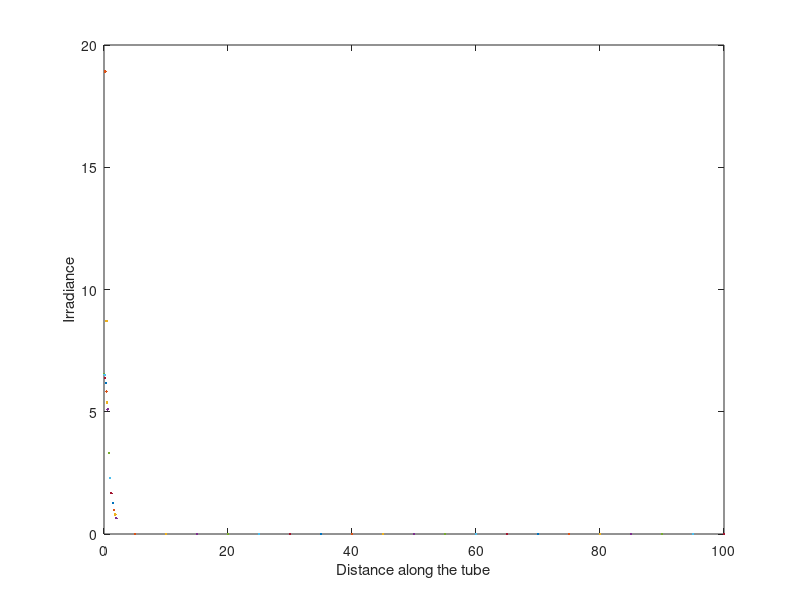

MATLAB code for this plot:
%%UV Irradiance
for x=0:5:100 %%distance from the lamp in cm
    l=39.8; %%length of the lamp segment in cm
    r=0.8; %% radius of the lamp in cm
    H=x/r;
    L=l/r;
    X=(1+H)^2+L^2;
    Y=(1-H)^2+L^2;
    M= sqrt((H-1)/(H+1));
    Q=(atan(L/(sqrt(H^2-1))))/L;
    W=atan(M);
    E=((X-(2*H))*atan(M*sqrt(X/Y)))/(sqrt(X*Y));
    F=(L/(pi*H))*(Q-W+E);
    Euv=6; %%UV power output of the lamp
    I=(Euv*F)/(2*pi*r*l)
    plot(x,I,'.');
    ylabel('Irradiance')
    xlabel('Distance')
    hold on
end

  %% Reflective Irradiance for Vertical Distance-1 to the floor
  Length = 250;
  Breadth=250;
  Height=250;
  x=25
  X=Height/x;
  Y=Length/x;
  Q=(X*atan(Y/(sqrt(1+X^2))))/(sqrt(1+X^2))
  W=(Y*atan(X/(sqrt(1+Y^2))))/(sqrt(1+Y^2))
  Fh1=(Q+W)/(2*pi)
  Euv=6; %%UV power output of the lamp
  Ih1=(Euv*Fh1)/(2*pi*r*l)
  %% Reflective Irradiance for Vertical Distance-2 to the cealing
  Length = 250;
  Breadth=250;
  Height=250;
  x=25
  X=Height/x;
  Y=Length/x;
  Q=(X*atan(Y/(sqrt(1+X^2))))/(sqrt(1+X^2))
  W=(Y*atan(X/(sqrt(1+Y^2))))/(sqrt(1+Y^2))
  Fh2=(Q+W)/(2*pi)
  Euv=6; %%UV power output of the lamp
  Ih2=(Euv*Fh2)/(2*pi*r*l)
  %% Reflective Irradiance for Horizontal Distance-1 to the left end of the wall
  Length = 250;
  Breadth=250;
  Height=250;
  Y=25
  P=Height/Breadth;
  Q=Y/Breadth;
  A=atan(1/Q)
  B=(Q*atan(1/(sqrt(P^2+Q^2))))/(sqrt(P^2+Q^2))
  Fv1=(A-B)/(2*pi)
  Euv=6; %%UV power output of the lamp
  Iv1=(Euv*Fv1)/(2*pi*r*l)
  %% Reflective Irradiance for Horizontal Distance-1 to the left end of the wall
  Length = 250;
  Breadth=250;
  Height=250;
  Y=25
  P=Height/Breadth;
  Q=Y/Breadth;
  A=atan(1/Q)
  B=(Q*atan(1/(sqrt(P^2+Q^2))))/(sqrt(P^2+Q^2))
  Fv2=(A-B)/(2*pi)
  Euv=6; %%UV power output of the lamp
  Iv2=(Euv*Fv2)/(2*pi*r*l)
  %% Irradiance pattern near/away from the tube
arc=1.117; 
r=0.013;
y=0; %is the displacement of sensor along the length of the tube
for x=0:0.2:2
    y1=arc/2-y; %y is the horizontal distance from midpoint
    y2=arc/2+y;
    a=(atan(y1/x)+atan(y2/x))/2 %Half angle fromt the 2 electrodes
    p=27; % Power
    E=(p*(sin(2*a)+2*a))/(2*pi^2*x*arc)
    plot(x,E,'.');
    ylabel('Irradiance')
    xlabel('Distance away from the tube')
    hold on
end
%% Irradiance pattern along the tube
arc=1.117; 
r=0.013;
x=0.5; %distance away from the tube
for y=0:0.1:0.5
    y1=arc/2-y; %y is the horizontal distance from midpoint
    y2=arc/2+y;
    a=(atan(y1/x)+atan(y2/x))/2
    p=27;
    E=(p*(sin(2*a)+2*a))/(2*pi^2*x*arc)
    plot(y,E,'.')
    ylabel('Irradiance')
    xlabel('Distance along the tube')
    hold on
end

  
  
  
  
  
  
  
  
  



